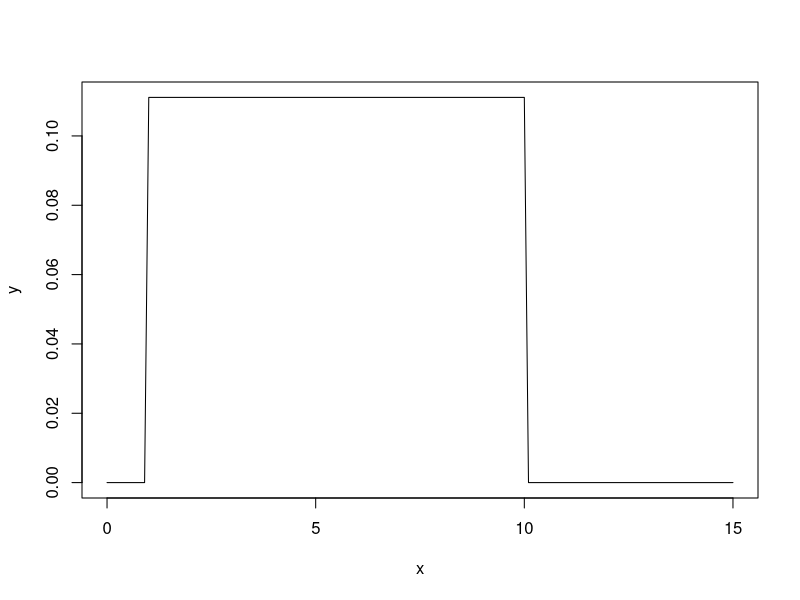
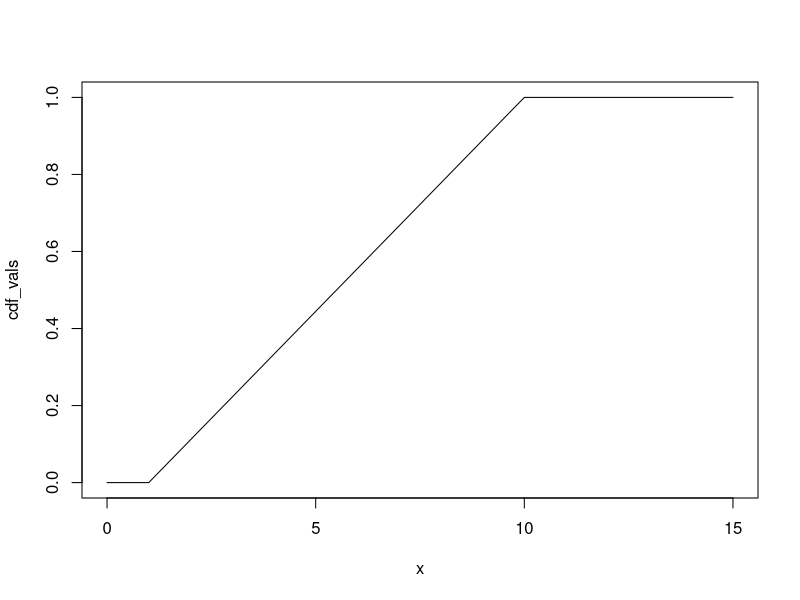
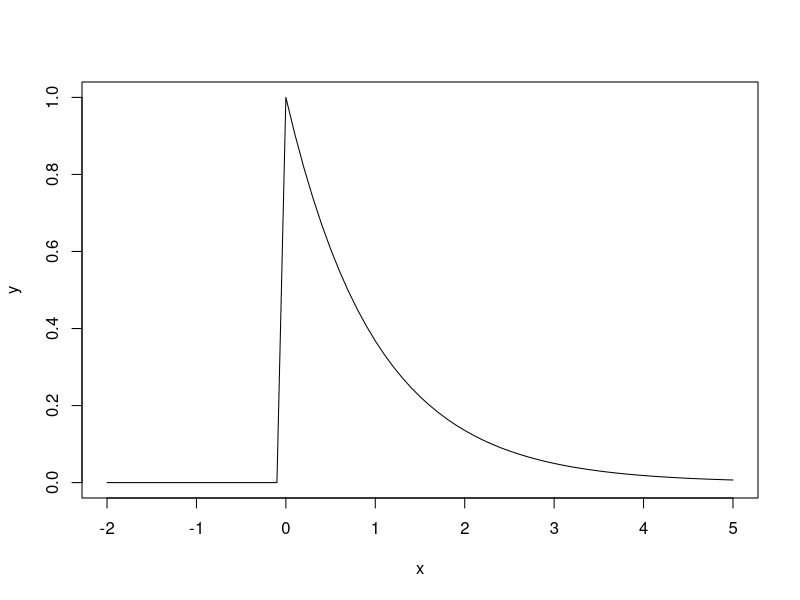
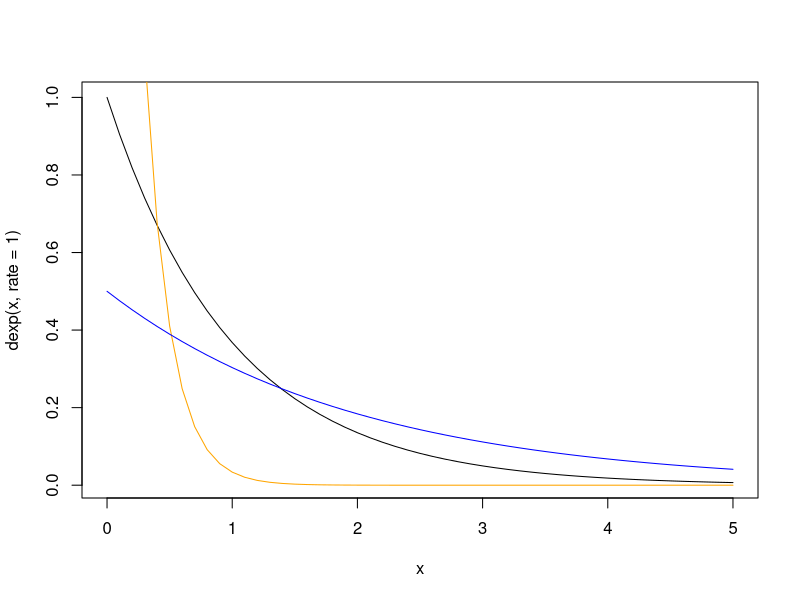
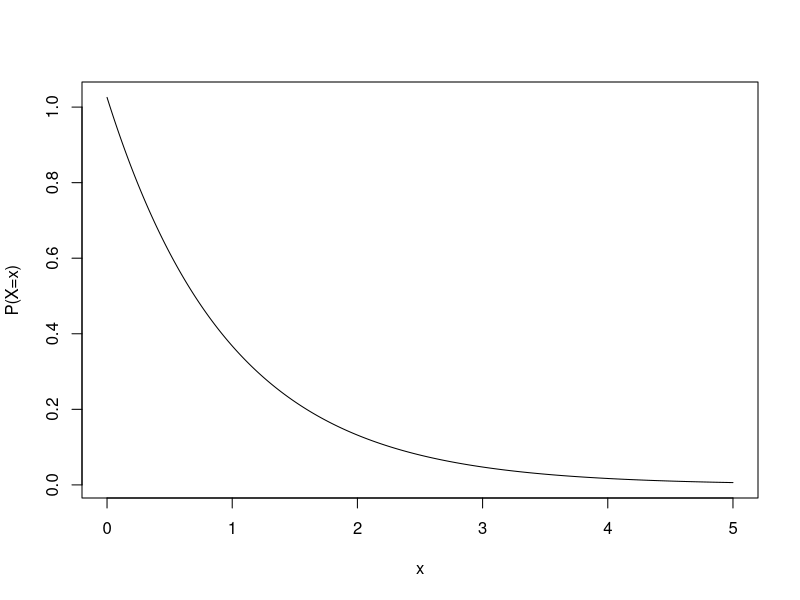
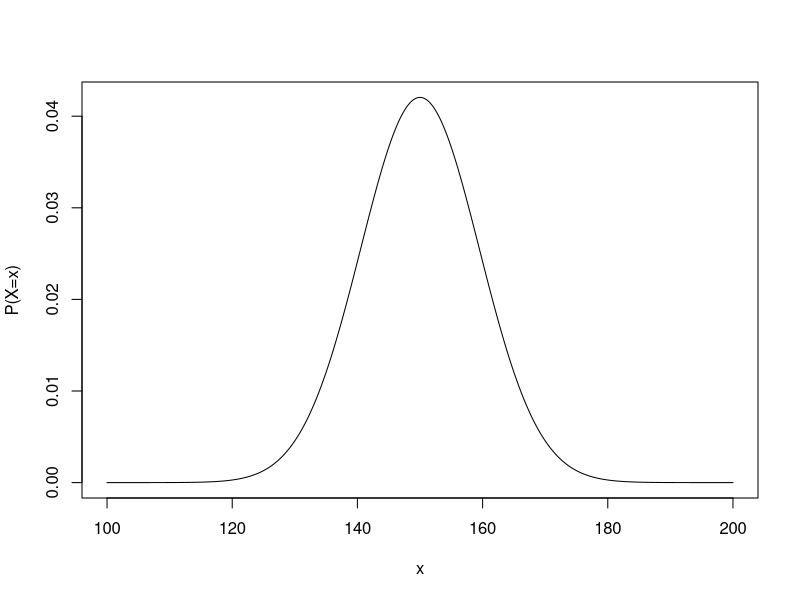

Source code (R) for these figures, in order:
## ---- chunk 1
knitr::opts_chunk$set(echo = TRUE)
## ---- chunk 2
# Continuous Uniform Distribution [1, 10]

# d** returns the density 
x <- seq(0, 15, 0.1)
y <- dunif(x, min = 1, max = 10)
plot(x, y, type = "l")

# p** is the CDF (P(X<=x))
cdf_vals <- punif(x, min = 1, max = 10)
plot(x, cdf_vals, type = "l")

# q** is the quantile function
qunif(0.5, min = 1, max = 10)

# r** is the random number generator (random numbers that follow the given distribution)
set.seed(123)
runif(10, min = 1, max = 10)
## ---- chunk 3
# d** returns the density 
x <- seq(-2, 5, 0.1)
y <- dexp(x, rate = 1)
plot(x, y, type = "l")

# the effect of changing rate
x <- seq(0, 5, 0.1)

plot(x, dexp(x, rate = 1), type = "l")
lines(x, dexp(x, rate = 5), col = "orange")
lines(x, dexp(x, rate =.5), col = "blue")
## ---- chunk 4
rate <- 1 / .975
plot(seq(0, 5, 0.01), dexp(seq(0, 5, 0.01), rate = rate), type = "l", xlab = "x", ylab = "P(X=x)")
## ---- chunk 5
1 - pexp(2, rate)
pexp(2, rate = rate, lower.tail = FALSE)
## ---- chunk 6
x <- seq(100, 200, 0.01)
plot(x, dnorm(x, mean = 150, sd = sqrt(90)), type = "l", xlab = "x", ylab = "P(X=x)")
## ---- chunk 7
pnorm(110, mean = 150, sd = sqrt(90))
## ---- chunk 8
pnorm(120, mean = 150, sd = sqrt(90), lower.tail = FALSE)
## ---- chunk 9
pnorm(160, mean = 150, sd = sqrt(90)) - pnorm(90, mean = 150, sd = sqrt(90))
